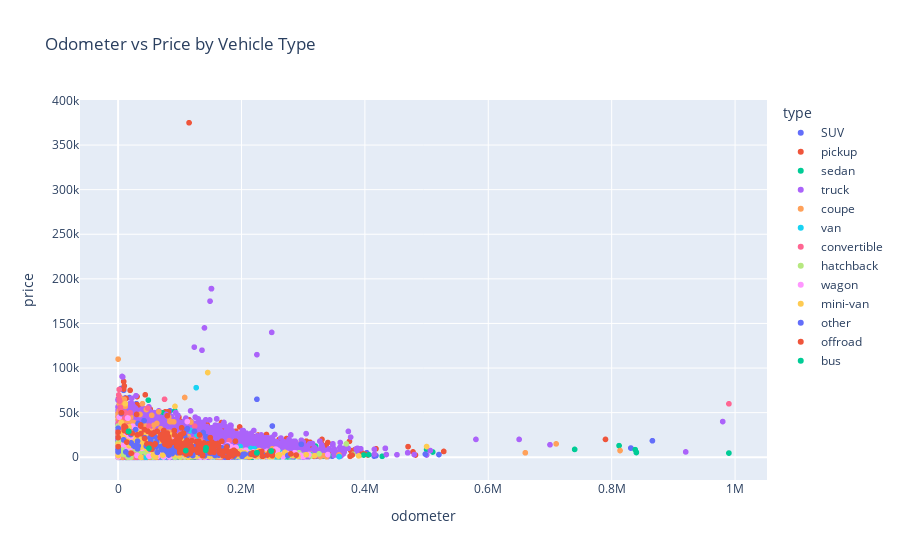

Write notebook code for a chart like this one.
### Code cell
# odometer vs price
px.scatter(df, x="odometer", y="price", color="type",
           title="Odometer vs Price by Vehicle Type")

### Figure 1 — Plotly figure (JSON) as saved in the notebook; plotly's stock layout.template omitted (floating-point values rounded to 4 significant figures; data arrays with more than 128 entries replaced by an {"elided": "..."} marker saying what was removed)
{"data": [{"hovertemplate": "type=SUV<br>odometer=%{x}<br>price=%{y}<extra></extra>", "legendgroup": "SUV", "marker": {"color": "#636efa", "symbol": "circle"}, "mode": "markers", "name": "SUV", "showlegend": true, "type": "scattergl", "x": {"elided": "12405 float values"}, "xaxis": "x", "y": {"elided": "12405 int values"}, "yaxis": "y"}, {"hovertemplate": "type=pickup<br>odometer=%{x}<br>price=%{y}<extra></extra>", "legendgroup": "pickup", "marker": {"color": "#EF553B", "symbol": "circle"}, "mode": "markers", "name": "pickup", "showlegend": true, "type": "scattergl", "x": {"elided": "6988 float values"}, "xaxis": "x", "y": {"elided": "6988 int values"}, "yaxis": "y"}, {"hovertemplate": "type=sedan<br>odometer=%{x}<br>price=%{y}<extra></extra>", "legendgroup": "sedan", "marker": {"color": "#00cc96", "symbol": "circle"}, "mode": "markers", "name": "sedan", "showlegend": true, "type": "scattergl", "x": {"elided": "12154 float values"}, "xaxis": "x", "y": {"elided": "12154 int values"}, "yaxis": "y"}, {"hovertemplate": "type=truck<br>odometer=%{x}<br>price=%{y}<extra></extra>", "legendgroup": "truck", "marker": {"color": "#ab63fa", "symbol": "circle"}, "mode": "markers", "name": "truck", "showlegend": true, "type": "scattergl", "x": {"elided": "12353 float values"}, "xaxis": "x", "y": {"elided": "12353 int values"}, "yaxis": "y"}, {"hovertemplate": "type=coupe<br>odometer=%{x}<br>price=%{y}<extra></extra>", "legendgroup": "coupe", "marker": {"color": "#FFA15A", "symbol": "circle"}, "mode": "markers", "name": "coupe", "showlegend": true, "type": "scattergl", "x": {"elided": "2303 float values"}, "xaxis": "x", "y": {"elided": "2303 int values"}, "yaxis": "y"}, {"hovertemplate": "type=van<br>odometer=%{x}<br>price=%{y}<extra></extra>", "legendgroup": "van", "marker": {"color": "#19d3f3", "symbol": "circle"}, "mode": "markers", "name": "van", "showlegend": true, "type": "scattergl", "x": {"elided": "633 float values"}, "xaxis": "x", "y": {"elided": "633 int values"}, "yaxis": "y"}, {"hovertemplate": "type=convertible<br>odometer=%{x}<br>price=%{y}<extra></extra>", "legendgroup": "convertible", "marker": {"color": "#FF6692", "symbol": "circle"}, "mode": "markers", "name": "convertible", "showlegend": true, "type": "scattergl", "x": {"elided": "446 float values"}, "xaxis": "x", "y": {"elided": "446 int values"}, "yaxis": "y"}, {"hovertemplate": "type=hatchback<br>odometer=%{x}<br>price=%{y}<extra></extra>", "legendgroup": "hatchback", "marker": {"color": "#B6E880", "symbol": "circle"}, "mode": "markers", "name": "hatchback", "showlegend": true, "type": "scattergl", "x": {"elided": "1047 float values"}, "xaxis": "x", "y": {"elided": "1047 int values"}, "yaxis": "y"}, {"hovertemplate": "type=wagon<br>odometer=%{x}<br>price=%{y}<extra></extra>", "legendgroup": "wagon", "marker": {"color": "#FF97FF", "symbol": "circle"}, "mode": "markers", "name": "wagon", "showlegend": true, "type": "scattergl", "x": {"elided": "1541 float values"}, "xaxis": "x", "y": {"elided": "1541 int values"}, "yaxis": "y"}, {"hovertemplate": "type=mini-van<br>odometer=%{x}<br>price=%{y}<extra></extra>", "legendgroup": "mini-van", "marker": {"color": "#FECB52", "symbol": "circle"}, "mode": "markers", "name": "mini-van", "showlegend": true, "type": "scattergl", "x": {"elided": "1161 float values"}, "xaxis": "x", "y": {"elided": "1161 int values"}, "yaxis": "y"}, {"hovertemplate": "type=other<br>odometer=%{x}<br>price=%{y}<extra></extra>", "legendgroup": "other", "marker": {"color": "#636efa", "symbol": "circle"}, "mode": "markers", "name": "other", "showlegend": true, "type": "scattergl", "x": {"elided": "256 float values"}, "xaxis": "x", "y": {"elided": "256 int values"}, "yaxis": "y"}, {"hovertemplate": "type=offroad<br>odometer=%{x}<br>price=%{y}<extra></extra>", "legendgroup": "offroad", "marker": {"color": "#EF553B", "symbol": "circle"}, "mode": "markers", "name": "offroad", "showlegend": true, "type": "scattergl", "x": {"elided": "214 float values"}, "xaxis": "x", "y": {"elided": "214 int values"}, "yaxis": "y"}, {"hovertemplate": "type=bus<br>odometer=%{x}<br>price=%{y}<extra></extra>", "legendgroup": "bus", "marker": {"color": "#00cc96", "symbol": "circle"}, "mode": "markers", "name": "bus", "showlegend": true, "type": "scattergl", "x": [142500.0, 17040.0, 142500.0, 225000.0, 17040.0, 17040.0, 225000.0, 17040.0, 17040.0, 17040.0, 225000.0, 17040.0, 225000.0, 17040.0, 248100.0, 142000.0, 109700.0, 225000.0, 50000.0, 248100.0, 248100.0, NaN, 17040.0, 17040.0], "xaxis": "x", "y": [10500, 28990, 10500, 4995, 28990, 28990, 4995, 28990, 28990, 28990, 4995, 28990, 4995, 28990, 6997, 7900, 7500, 4995, 10000, 6997, 6997, 28990, 28990, 28990], "yaxis": "y"}], "layout": {"legend": {"title": {"text": "type"}, "tracegroupgap": 0}, "title": {"text": "Odometer vs Price by Vehicle Type"}, "xaxis": {"anchor": "y", "domain": [0, 1], "title": {"text": "odometer"}}, "yaxis": {"anchor": "x", "domain": [0, 1], "title": {"text": "price"}}}}
